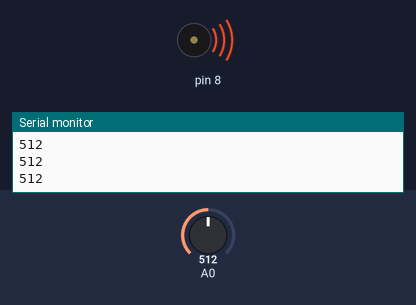
A sketch run on a simulated Arduino Uno, built with avr-gcc and run on an emulated ATmega328P. Shown: buzzer (waves = sounding), the last lines printed to the serial monitor. Inputs (shaded band) come from the test bench; at power-on: A0 = 512.

Above: at 1.2 s.
1.3 s: A0 set to 52
At 2.3 s:
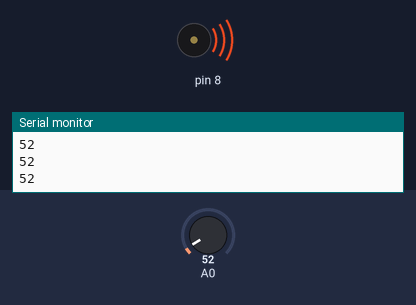
2.8 s: A0 set to 45
At 3.1 s:
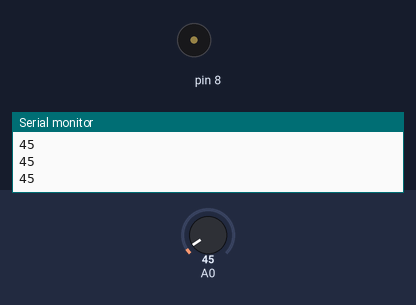
4.3 s: A0 set to 122
At 5.4 s:
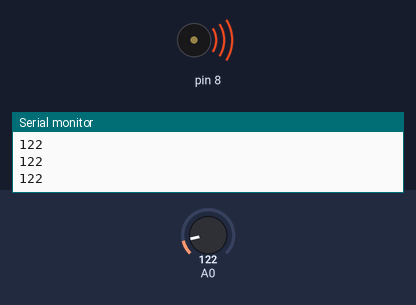
5.8 s: A0 set to 40
At 6.6 s:
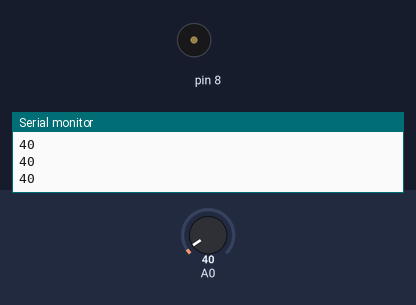
Timing chart, 0 to 8.3 s (numbered marks = the images above; inputs shaded):
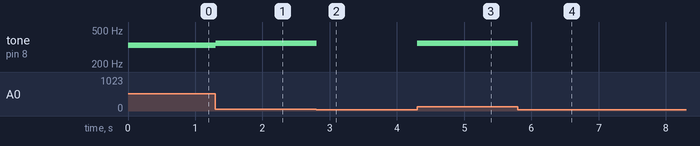

Measured:
- the behaviour switches between 50 and 49 on A0 (found by bisection; images 1 and 2)
- after the input at 1.3 s, tone on pin 8: 330 Hz → 349 Hz at once
- after the input at 2.8 s, tone on pin 8: 349 Hz → silent at once
- after the input at 4.3 s, tone on pin 8: silent → 349 Hz at once
- after the input at 5.8 s, tone on pin 8: 349 Hz → silent at once

The sketch:

Ch.07.ino
```cpp
int notes[] = { 262, 294, 330, 349 };

void setup() {
  Serial.begin(9600);
}

void loop() {
  int keyVal = analogRead(A0);
  Serial.println(keyVal);

  if (keyVal == 1023) {
    tone(8, notes[0]);
  }

  else if (keyVal >= 990) {
    tone(8, notes[1]);
  }

  else if (keyVal >= 500) {
    tone(8, notes[2]);
  }

  else if (keyVal >= 50) {
    tone(8, notes[3]);
  }

  else {
    noTone(8);
  }
}
```
